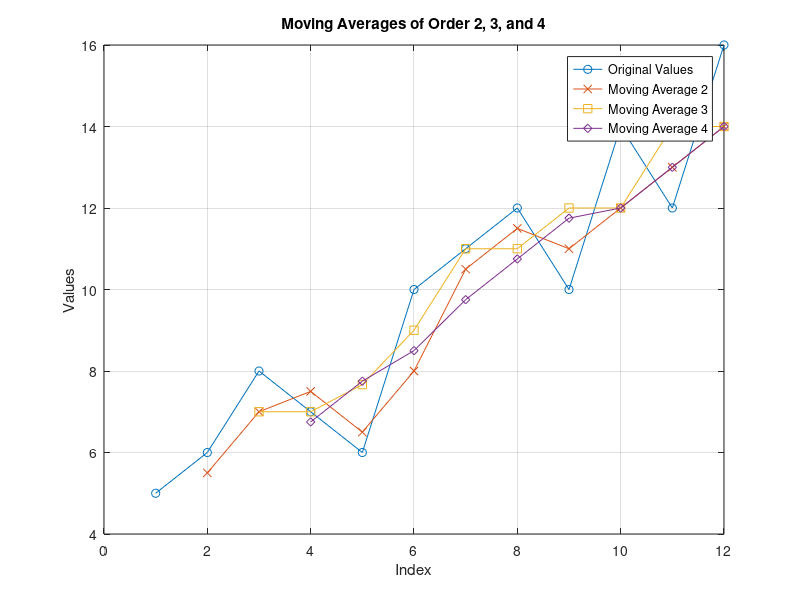
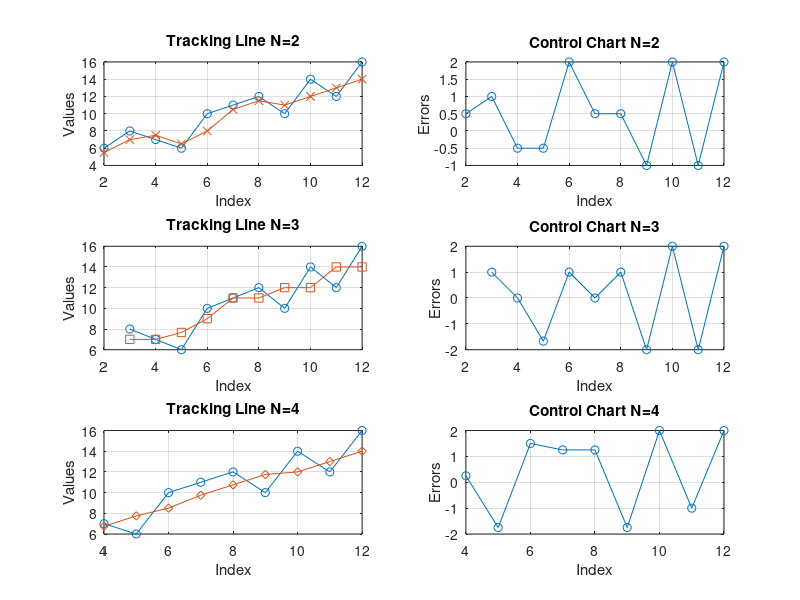
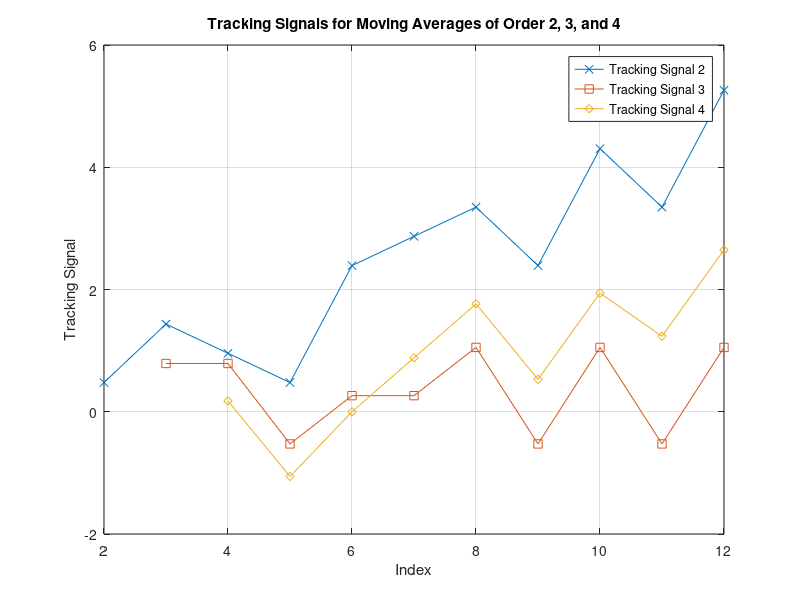

The MATLAB script that drew these images, in order:
clear; clc;
close all;
warning off;

%% Exercise 1: Moving Averages

%% Calcolation
% Initial data
indices = 1:12;  % Time indices
values = [5 6 8 7 6 10 11 12 10 14 12 16];  % Historical time series data

% A moving average is a technique used to smooth out short-term fluctuations
% and highlight longer-term trends or cycles in data. 
% The formula for an n-order moving average is:
% MA_t = 1/n SUM (from i = 0 to n-1) of X_t-i
% where X are the values of the times series and t is the time

% Calculate moving averages of order 2, 3, and 4
ma2 = movmean(values, 2); % Moving average with a window of 2
ma3 = movmean(values, 3); % Moving average with a window of 3
ma4 = movmean(values, 4); % Moving average with a window of 4

% Adjusting moving average arrays to align with the values array
ma2 = ma2(2:end);
ma3 = ma3(3:end);
ma4 = ma4(4:end);

% Mean Absolute Deviation (MAD) measures the average magnitude of errors 
% in a set of predictions, without considering their direction.
% It is calculated as:
% MAD = 1/(T-1) SUM (from t = 2 to T) of |e_t|
% where e_t = X_t - MA_t
% This formula accounts for the mean absolute deviation from the moving average.

% Calculate MAD for each moving average
MAD2 = mean(abs(values(2:end) - ma2));  % MAD for order 2
MAD3 = mean(abs(values(3:end) - ma3));  % MAD for order 3
MAD4 = mean(abs(values(4:end) - ma4));  % MAD for order 4

% Mean Squared Error (MSE) measures the average of the squares of the errors.
% It is calculated as:
% MSE = 1/(T-1) SUM (from t = 2 to T) of (e_t)^2
% where e_t = X_t - MA_t
% This formula accounts for the mean squared deviation from the moving average.

% Calculate MSE for each moving average
MSE2 = mean((values(2:end) - ma2).^2);  % MSE for order 2
MSE3 = mean((values(3:end) - ma3).^2);  % MSE for order 3
MSE4 = mean((values(4:end) - ma4).^2);  % MSE for order 4

% Display the results
fprintf('MAD for MA2: %.2f\n', MAD2);
fprintf('MAD for MA3: %.2f\n', MAD3);
fprintf('MAD for MA4: %.2f\n', MAD4);

% The tracking signal is calculated using the cumulative sum of forecast errors divided by the MAD for each moving average order.

% Calculate the tracking signal
tracking_signal2 = cumsum(values(2:end) - ma2) / MAD2;
tracking_signal3 = cumsum(values(3:end) - ma3) / MAD3;
tracking_signal4 = cumsum(values(4:end) - ma4) / MAD4;

%% Graphs

% Plotting moving averages
figure;
plot(indices, values, '-o', 'DisplayName', 'Original Values');  % Plot original values
hold on;
plot(indices(2:end), ma2, '-x', 'DisplayName', 'Moving Average 2');  % Plot MA2
plot(indices(3:end), ma3, '-s', 'DisplayName', 'Moving Average 3');  % Plot MA3
plot(indices(4:end), ma4, '-d', 'DisplayName', 'Moving Average 4');  % Plot MA4
legend();
title('Moving Averages of Order 2, 3, and 4');
xlabel('Index');
ylabel('Values');
grid on;
hold off;

% Control charts for each moving average order are plotted in separate subplots to monitor the stability and variability of the process.
figure;
subplot(3,2,1);
plot(indices(2:end), values(2:end), '-o', indices(2:end), ma2, '-x');
title('Tracking Line N=2');
xlabel('Index');
ylabel('Values');
grid on;

subplot(3,2,2);
plot(indices(2:end), values(2:end) - ma2, '-o');
title('Control Chart N=2');
xlabel('Index');
ylabel('Errors');
grid on;

subplot(3,2,3);
plot(indices(3:end), values(3:end), '-o', indices(3:end), ma3, '-s');
title('Tracking Line N=3');
xlabel('Index');
ylabel('Values');
grid on;

subplot(3,2,4);
plot(indices(3:end), values(3:end) - ma3, '-o');
title('Control Chart N=3');
xlabel('Index');
ylabel('Errors');
grid on;

subplot(3,2,5);
plot(indices(4:end), values(4:end), '-o', indices(4:end), ma4, '-d');
title('Tracking Line N=4');
xlabel('Index');
ylabel('Values');
grid on;

subplot(3,2,6);
plot(indices(4:end), values(4:end) - ma4, '-o');
title('Control Chart N=4');
xlabel('Index');
ylabel('Errors');
grid on;

% Plotting tracking signals
figure;
plot(indices(2:end), tracking_signal2, '-x', 'DisplayName', 'Tracking Signal 2');
hold on;
plot(indices(3:end), tracking_signal3, '-s', 'DisplayName', 'Tracking Signal 3');
plot(indices(4:end), tracking_signal4, '-d', 'DisplayName', 'Tracking Signal 4');
legend();
title('Tracking Signals for Moving Averages of Order 2, 3, and 4');
xlabel('Index');
ylabel('Tracking Signal');
grid on;
hold off;